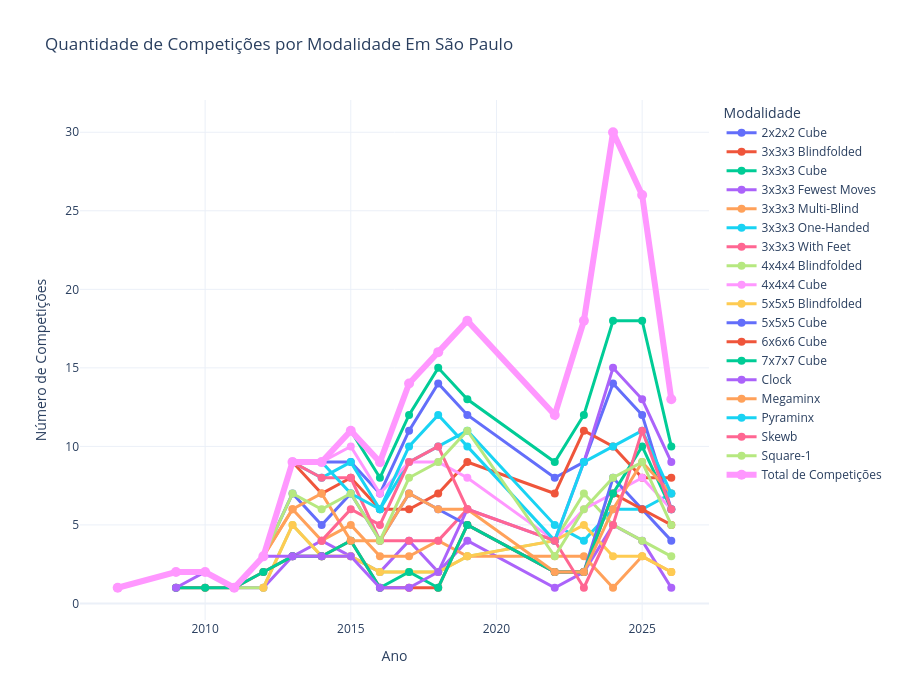

The code cell stored with this chart in its notebook:
### Code cell
fig_absolute_sp = plot_events_over_time(df_final, 'Quantidade de Competições por Modalidade Em São Paulo')
fig_absolute_sp

### Figure 1 — Plotly figure (JSON) as saved in the notebook; plotly's stock layout.template omitted (floating-point values rounded to 4 significant figures)
{"data": [{"hovertemplate": "<b>%{fullData.name}</b><br>Ano: %{x}<br>Competições: %{y}<extra></extra>", "line": {"width": 3}, "marker": {"size": 8}, "mode": "lines+markers", "name": "2x2x2 Cube", "type": "scatter", "x": [2007, 2009, 2010, 2011, 2012, 2013, 2014, 2015, 2016, 2017, 2018, 2019, 2022, 2023, 2024, 2025, 2026], "y": [1, 2, 2, 1, 3, 9, 9, 9, 7, 11, 14, 12, 8, 9, 14, 12, 6]}, {"hovertemplate": "<b>%{fullData.name}</b><br>Ano: %{x}<br>Competições: %{y}<extra></extra>", "line": {"width": 3}, "marker": {"size": 8}, "mode": "lines+markers", "name": "3x3x3 Blindfolded", "type": "scatter", "x": [2007, 2009, 2010, 2011, 2012, 2013, 2014, 2015, 2016, 2017, 2018, 2019, 2022, 2023, 2024, 2025, 2026], "y": [1, 2, 2, 1, 3, 9, 7, 8, 6, 6, 7, 9, 7, 11, 10, 8, 8]}, {"hovertemplate": "<b>%{fullData.name}</b><br>Ano: %{x}<br>Competições: %{y}<extra></extra>", "line": {"width": 3}, "marker": {"size": 8}, "mode": "lines+markers", "name": "3x3x3 Cube", "type": "scatter", "x": [2007, 2009, 2010, 2011, 2012, 2013, 2014, 2015, 2016, 2017, 2018, 2019, 2022, 2023, 2024, 2025, 2026], "y": [1, 2, 2, 1, 3, 9, 9, 11, 8, 12, 15, 13, 9, 12, 18, 18, 10]}, {"hovertemplate": "<b>%{fullData.name}</b><br>Ano: %{x}<br>Competições: %{y}<extra></extra>", "line": {"width": 3}, "marker": {"size": 8}, "mode": "lines+markers", "name": "3x3x3 Fewest Moves", "type": "scatter", "x": [2009, 2010, 2011, 2012, 2013, 2014, 2015, 2016, 2017, 2018, 2019, 2022, 2023, 2024, 2025, 2026], "y": [2, 2, 1, 1, 3, 4, 3, 2, 4, 2, 4, 1, 2, 5, 4, 1]}, {"hovertemplate": "<b>%{fullData.name}</b><br>Ano: %{x}<br>Competições: %{y}<extra></extra>", "line": {"width": 3}, "marker": {"size": 8}, "mode": "lines+markers", "name": "3x3x3 Multi-Blind", "type": "scatter", "x": [2009, 2010, 2011, 2012, 2013, 2014, 2015, 2016, 2017, 2018, 2019, 2022, 2023, 2024, 2025, 2026], "y": [2, 2, 1, 3, 6, 4, 5, 3, 3, 4, 3, 3, 3, 1, 3, 2]}, {"hovertemplate": "<b>%{fullData.name}</b><br>Ano: %{x}<br>Competições: %{y}<extra></extra>", "line": {"width": 3}, "marker": {"size": 8}, "mode": "lines+markers", "name": "3x3x3 One-Handed", "type": "scatter", "x": [2009, 2010, 2011, 2012, 2013, 2014, 2015, 2016, 2017, 2018, 2019, 2022, 2023, 2024, 2025, 2026], "y": [2, 2, 1, 3, 9, 8, 9, 6, 9, 10, 11, 5, 4, 6, 6, 7]}, {"hovertemplate": "<b>%{fullData.name}</b><br>Ano: %{x}<br>Competições: %{y}<extra></extra>", "line": {"width": 3}, "marker": {"size": 8}, "mode": "lines+markers", "name": "3x3x3 With Feet", "type": "scatter", "x": [2007, 2009, 2010, 2011, 2012, 2013, 2014, 2015, 2016, 2017, 2018, 2019], "y": [1, 2, 2, 1, 3, 9, 8, 8, 4, 4, 4, 6]}, {"hovertemplate": "<b>%{fullData.name}</b><br>Ano: %{x}<br>Competições: %{y}<extra></extra>", "line": {"width": 3}, "marker": {"size": 8}, "mode": "lines+markers", "name": "4x4x4 Blindfolded", "type": "scatter", "x": [2009, 2010, 2011, 2012, 2013, 2014, 2015, 2016, 2017, 2018, 2019, 2022, 2023, 2024, 2025, 2026], "y": [2, 2, 1, 1, 5, 3, 3, 2, 2, 2, 3, 4, 7, 5, 4, 3]}, {"hovertemplate": "<b>%{fullData.name}</b><br>Ano: %{x}<br>Competições: %{y}<extra></extra>", "line": {"width": 3}, "marker": {"size": 8}, "mode": "lines+markers", "name": "4x4x4 Cube", "type": "scatter", "x": [2007, 2009, 2010, 2011, 2012, 2013, 2014, 2015, 2016, 2017, 2018, 2019, 2022, 2023, 2024, 2025, 2026], "y": [1, 2, 2, 1, 3, 9, 9, 10, 7, 9, 9, 8, 4, 6, 7, 8, 6]}, {"hovertemplate": "<b>%{fullData.name}</b><br>Ano: %{x}<br>Competições: %{y}<extra></extra>", "line": {"width": 3}, "marker": {"size": 8}, "mode": "lines+markers", "name": "5x5x5 Blindfolded", "type": "scatter", "x": [2012, 2013, 2014, 2015, 2016, 2017, 2018, 2019, 2022, 2023, 2024, 2025, 2026], "y": [1, 5, 3, 3, 2, 2, 2, 3, 4, 5, 3, 3, 2]}, {"hovertemplate": "<b>%{fullData.name}</b><br>Ano: %{x}<br>Competições: %{y}<extra></extra>", "line": {"width": 3}, "marker": {"size": 8}, "mode": "lines+markers", "name": "5x5x5 Cube", "type": "scatter", "x": [2007, 2009, 2010, 2011, 2012, 2013, 2014, 2015, 2016, 2017, 2018, 2019, 2022, 2023, 2024, 2025, 2026], "y": [1, 2, 2, 1, 3, 7, 5, 7, 4, 7, 6, 5, 2, 2, 8, 6, 4]}, {"hovertemplate": "<b>%{fullData.name}</b><br>Ano: %{x}<br>Competições: %{y}<extra></extra>", "line": {"width": 3}, "marker": {"size": 8}, "mode": "lines+markers", "name": "6x6x6 Cube", "type": "scatter", "x": [2009, 2010, 2011, 2012, 2013, 2014, 2015, 2016, 2017, 2018, 2019, 2022, 2023, 2024, 2025, 2026], "y": [1, 1, 1, 2, 3, 3, 4, 1, 1, 1, 5, 2, 2, 7, 6, 5]}, {"hovertemplate": "<b>%{fullData.name}</b><br>Ano: %{x}<br>Competições: %{y}<extra></extra>", "line": {"width": 3}, "marker": {"size": 8}, "mode": "lines+markers", "name": "7x7x7 Cube", "type": "scatter", "x": [2009, 2010, 2011, 2012, 2013, 2014, 2015, 2016, 2017, 2018, 2019, 2022, 2023, 2024, 2025, 2026], "y": [1, 1, 1, 2, 3, 3, 4, 1, 2, 1, 5, 2, 2, 7, 10, 6]}, {"hovertemplate": "<b>%{fullData.name}</b><br>Ano: %{x}<br>Competições: %{y}<extra></extra>", "line": {"width": 3}, "marker": {"size": 8}, "mode": "lines+markers", "name": "Clock", "type": "scatter", "x": [2009, 2010, 2011, 2012, 2013, 2014, 2015, 2016, 2017, 2018, 2019, 2022, 2023, 2024, 2025, 2026], "y": [1, 2, 1, 3, 3, 3, 3, 1, 1, 2, 6, 4, 9, 15, 13, 9]}, {"hovertemplate": "<b>%{fullData.name}</b><br>Ano: %{x}<br>Competições: %{y}<extra></extra>", "line": {"width": 3}, "marker": {"size": 8}, "mode": "lines+markers", "name": "Megaminx", "type": "scatter", "x": [2007, 2009, 2010, 2011, 2012, 2013, 2014, 2015, 2016, 2017, 2018, 2019, 2022, 2023, 2024, 2025, 2026], "y": [1, 2, 2, 1, 3, 6, 7, 4, 4, 7, 6, 6, 2, 2, 6, 9, 7]}, {"hovertemplate": "<b>%{fullData.name}</b><br>Ano: %{x}<br>Competições: %{y}<extra></extra>", "line": {"width": 3}, "marker": {"size": 8}, "mode": "lines+markers", "name": "Pyraminx", "type": "scatter", "x": [2009, 2010, 2011, 2012, 2013, 2014, 2015, 2016, 2017, 2018, 2019, 2022, 2023, 2024, 2025, 2026], "y": [2, 2, 1, 3, 9, 9, 7, 6, 10, 12, 10, 4, 9, 10, 11, 7]}, {"hovertemplate": "<b>%{fullData.name}</b><br>Ano: %{x}<br>Competições: %{y}<extra></extra>", "line": {"width": 3}, "marker": {"size": 8}, "mode": "lines+markers", "name": "Skewb", "type": "scatter", "x": [2014, 2015, 2016, 2017, 2018, 2019, 2022, 2023, 2024, 2025, 2026], "y": [4, 6, 5, 9, 10, 6, 4, 1, 5, 11, 6]}, {"hovertemplate": "<b>%{fullData.name}</b><br>Ano: %{x}<br>Competições: %{y}<extra></extra>", "line": {"width": 3}, "marker": {"size": 8}, "mode": "lines+markers", "name": "Square-1", "type": "scatter", "x": [2009, 2010, 2011, 2012, 2013, 2014, 2015, 2016, 2017, 2018, 2019, 2022, 2023, 2024, 2025, 2026], "y": [2, 2, 1, 3, 7, 6, 7, 4, 8, 9, 11, 3, 6, 8, 9, 5]}, {"hovertemplate": "<b>Total de Competições</b><br>Ano: %{x}<br>Total: %{y}<extra></extra>", "line": {"width": 6}, "marker": {"size": 10}, "mode": "lines+markers", "name": "Total de Competições", "type": "scatter", "x": [2007, 2009, 2010, 2011, 2012, 2013, 2014, 2015, 2016, 2017, 2018, 2019, 2022, 2023, 2024, 2025, 2026], "y": [1, 2, 2, 1, 3, 9, 9, 11, 9, 14, 16, 18, 12, 18, 30, 26, 13]}], "layout": {"height": 700, "hovermode": "closest", "legend": {"itemclick": "toggle", "itemdoubleclick": "toggleothers", "title": {"text": "Modalidade"}}, "title": {"text": "Quantidade de Competições por Modalidade Em São Paulo"}, "xaxis": {"title": {"text": "Ano"}}, "yaxis": {"title": {"text": "Número de Competições"}}}}
